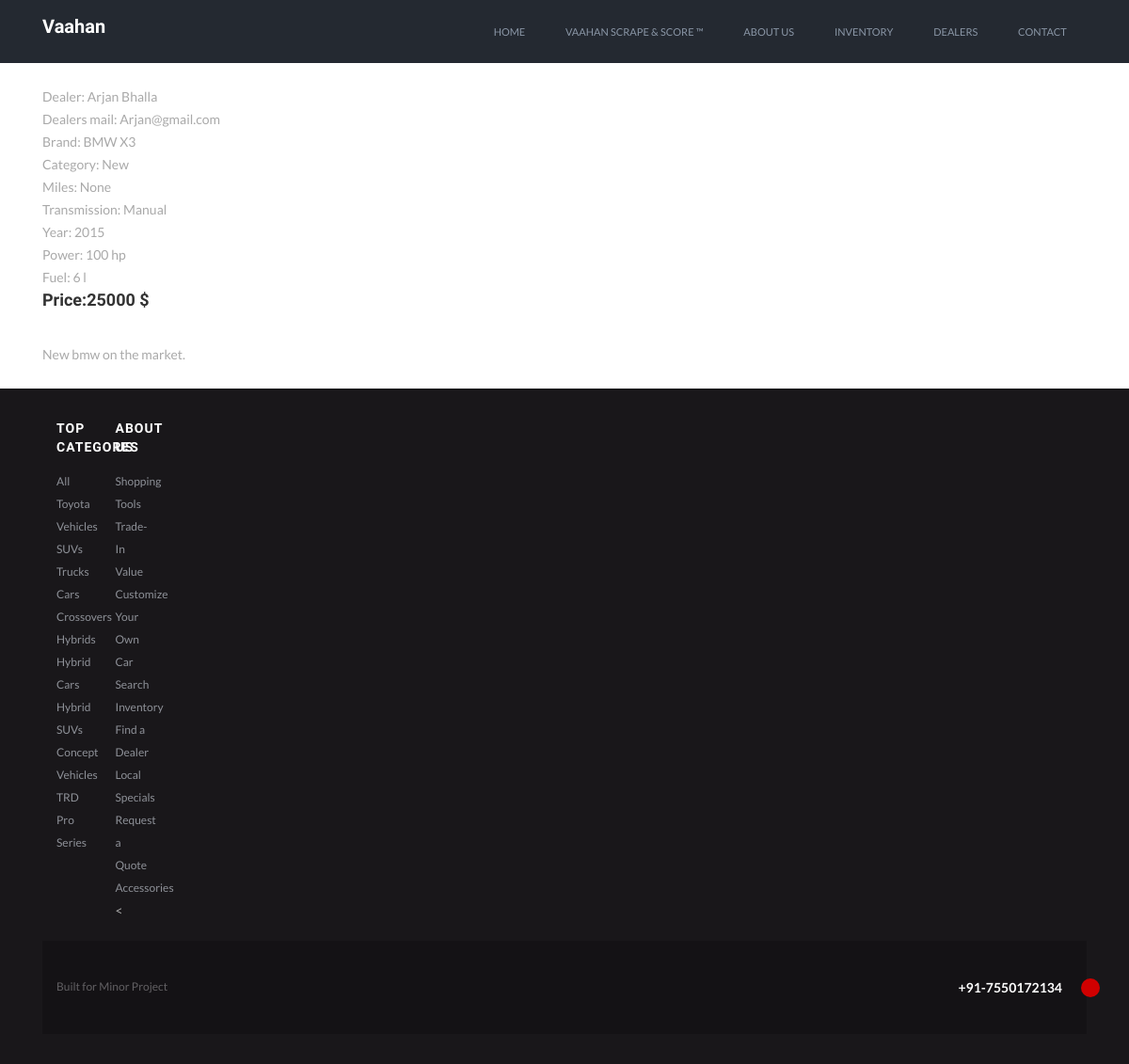
The page /1 on the database its author committed.
### cars/models.py (models this page shows, shortened)
class Car(models.Model):
    dealer = models.ForeignKey(Dealer, on_delete=models.DO_NOTHING)
    brand = models.CharField(max_length=100)
    CATEGORY = (
            ('New','New'),
            ('Used','Used')
        )
    category = models.CharField(max_length=50, choices=CATEGORY)
    image_main = models.ImageField(upload_to='images')
    image1 = models.ImageField(upload_to='images', blank=True)
    image2 = models.ImageField(upload_to='images', blank=True)
    image3 = models.ImageField(upload_to='images', blank=True)
    image4 = models.ImageField(upload_to='images', blank=True)
    image5 = models.ImageField(upload_to='images', blank=True)
    miles = models.IntegerField(blank=True, null=True)
    TRANSMISSION = (
                ('Manual','Manual'),
                ('Automatic','Automatic')
    )
    transmission = models.CharField(max_length=50, choices=TRANSMISSION)
    YEAR_CHOICES = [(r,r) for r in range(2005, datetime.date.today().year+1)]
    year = models.IntegerField(('year'), choices=YEAR_CHOICES, default=datetime.datetime.now().year)
    power = models.IntegerField()
    fuel = models.IntegerField()
    price = models.IntegerField()
    description = models.TextField()
    date = models.DateField()

### dealers/models.py (models this page shows, shortened)
class Dealer(models.Model):
    name = models.CharField(max_length=50)
    picture = models.ImageField(upload_to='images')
    description = models.TextField()
    email = models.CharField(max_length=50)

### cars/views.py (the view)
# urls.py: path('<int:car_id>', views.car_detail, name="car_detail"),
def car_detail(request, car_id):
    cars = get_object_or_404(Car, id=car_id)
    context = {
        'cars':cars
    }
    return render(request, 'car_detail.html', context)

### templates/car_detail.html (shortened to what this page needs)
{% extends 'base.html' %}
{% block content %}
<div class="container">
<br>Dealer: {{ cars.dealer.name }}
<br>Dealers mail: {{ cars.dealer.email }}
<br>Brand: {{ cars.brand }}
<br>Category: {{cars.category}}
<br>Miles: {{ cars.miles }}
<br>Transmission: {{ cars.transmission }}
<br>Year: {{cars.year}}
<br> Power: {{ cars.power }} hp
<br> Fuel: {{cars.fuel }} l
<h4>Price:{{cars.price}} $</h4>
<br>{{ cars.description }}
<br><br>
</div>
{% endblock content %}

### static_in_project/assets/css/color.css (style rules this page uses)
body, .main-section p, .mce-content-body p { font: Normal 14px/24px "Lato", sans-serif; letter-spacing: 0px; text-transform: none; color: #A9A9A9; }
h4, h4 a { font: 700 Normal 18px/24px "Raleway", sans-serif !important; letter-spacing: 0px !important; text-transform: capitalize !important; color: #333333 !important; }

### rows shown on the page
Car: dealer.name "Arjan Bhalla", dealer.email "Arjan@gmail.com", brand "BMW X3", category "New", miles "None", transmission "Manual", year "2015", power "100", fuel "6", price "25000", description "New bmw on the market."
